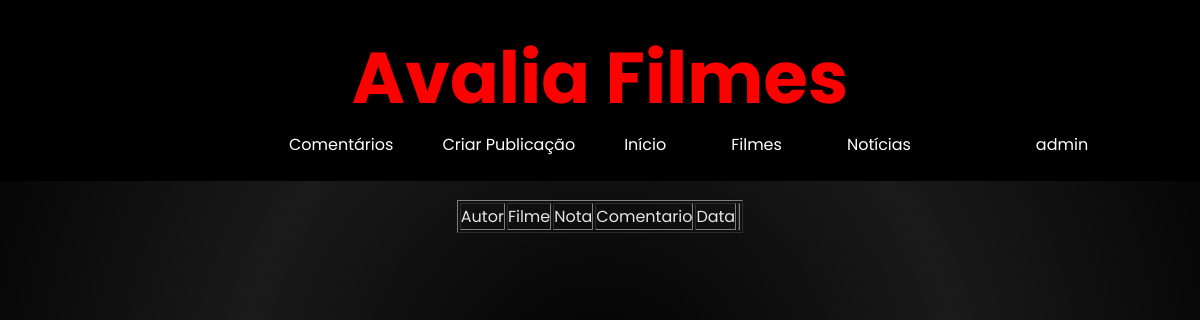
Before: /admin/rates.php (signed in) with the older database file.
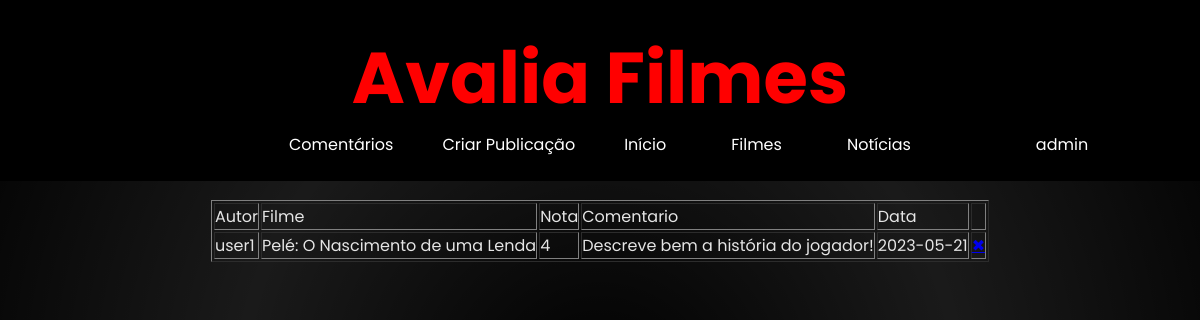
After: the same page with the newer database file.
### tables this page shows
CREATE TABLE `avalia` (
  `id` int(11) NOT NULL,
  `id_filme` int(11) DEFAULT NULL,
  `id_usuario` int(11) DEFAULT NULL,
  `nota` float DEFAULT NULL,
  `comentario` varchar(500) DEFAULT NULL,
  `datac` date DEFAULT NULL
);

CREATE TABLE `usuarios` (
  `id` int(11) NOT NULL,
  `tipo` varchar(255) DEFAULT NULL,
  `nome` varchar(255) DEFAULT NULL,
  `email` varchar(255) DEFAULT NULL,
  `senha` varchar(255) DEFAULT NULL,
  `data_de_nascimento` date DEFAULT NULL
);

CREATE TABLE `filmes` (
  `id` int(11) NOT NULL,
  `titulo` varchar(255) DEFAULT NULL,
  `descricao` varchar(1000) DEFAULT NULL,
  `imagem` varchar(255) DEFAULT NULL,
  `datac` date DEFAULT NULL
);

### admin/rates.php (the view, shortened to what this page needs)
<?php
include '../components/header.php';
?>
<!DOCTYPE html>
<html lang="pt-br">
<head>
  <link rel="stylesheet" href="../styles/style.css" />
  <link rel="stylesheet" href="../styles/header.css">
</head>
<body>
  <section id="container">
    <table border="1px" style="margin: 0 auto">
      <tr>
        <td>Autor</td>
        <td>Filme</td>
        <td>Nota</td>
        <td>Comentario</td>
        <td>Data</td>
        <td></td>
      </tr>
      <?php
      include '../server/connection.php';
      $query = "select a.id, a.nota, a.comentario, a.datac, u.nome, f.titulo from avalia a, usuarios u, filmes f where a.id_filme=f.id and a.id_usuario=u.id";
      $result = mysqli_query($connection, $query);
      while ($comment = mysqli_fetch_array($result)) {
        $id = $comment['id'];
        $usuario = $comment['nome'];
        $filme = $comment['titulo'];
        $data = $comment['datac'];
        $comentario = $comment['comentario'];
        $nota = $comment['nota'];
        echo "<tr>
                  <td>$usuario</td>
                  <td>$filme</td>
                  <td>$nota</td>
                  <td>$comentario</td>
                  <td>$data</td>
                  <td><a href='../server/excluiComentario.php?id=$id'>&#10006;</a></td>
                </tr>";
      }
      ?>
    </table>
  </section>
</body>
</html>

### components/header.php (shortened to what this page needs)
<header>
    <div>
        <h1>Avalia Filmes</h1>
    </div>
    <div class="menu">
        <nav>
            <div>
                <ul>
                    <?php
                    if (isset($_SESSION['tipo']) && $_SESSION['tipo']==0) {
                        echo "<li> <a class='navLink' href='../index.php'>Comentários</a></li>";
                        echo "<li> <a class='navLink' href='../index.php'>Criar Publicação</a></li>";
                    }
                    ?>
                    <li> <a class="navLink" href="../index.php">Início</a></li>
                    <li>
                        <div class="dropdown">
                            <label class="dropbtn">Filmes</label>
                        </div>
                    </li>
                    <li> <a class="navLink" href="../pages/news.php">Notícias</a></li>
                </ul>
            </div>
        </nav>
        <?php
        if (!isset($_SESSION['id'])) {
            echo "<div class='login'>
            <div class='dropdown'>
            <label class='dropbtn'>Conta</label>
            <div class='dropdown-content'>
                <div class='losangle'></div>
                <label class='navLink' onclick='openDialog()'>Login</label>
                <a class='navLink' href='../server/logout.php'>Cadastro</a>
            </div>
        </div></div>";
        } else {
            $nome = $_SESSION['nome'];
            echo "<div class='login'>
            <div class='dropdown'>
            <label class='dropbtn'>$nome</label>
            <div class='dropdown-content'>
                <div class='losangle'></div>
                <label class='navLink'>Minha conta</label>
                <a class='navLink' href='../server/logout.php'>Sair</a>
            </div>
        </div></div>";
        }
        ?>
    </div>
</header>

### styles/style.css (style rules this page uses)
* { box-sizing: border-box; margin: 0; padding: 0; font-family: 'Poppins', sans-serif; scroll-behavior: smooth; }
body { width: 100vw; height: 100vh; overflow-x: hidden; background: rgb(0, 0, 0); background: radial-gradient(circle, rgba(0, 0, 0, 1) 0%, rgba(0, 0, 0, 0.896796218487395) 50%, rgba(0, 0, 0, 1) 100%); color: #e5e5e5; overflow: scroll; scrollbar-width: thin; scrollbar-color: black transparent; font-size: 16px; }
#container { width: 70vw; height: 75vh; position: absolute; bottom: 0; left: 15vw; padding-bottom: 16px; }

### styles/header.css (style rules this page uses)
header { display: flex; width: 100vw; height: auto; top: 0; position: fixed; z-index: 2; background-color: #000; align-content: center; align-items: center; flex-direction: column; padding: 2vw; }
h1 { font-size: 4.5em; color: #ff0000; }
nav, nav>div { width: 60vw; }
.menu { display: flex; justify-content: center; width: 80%; }
ul { width: 100%; display: flex; list-style: none; justify-content: space-evenly; align-items: center; }
ul>li { width: fit-content; display: flex; justify-content: center; font-size: 1em; }
.navLink { text-decoration: none; color: #fff; }
.login { max-width: 3vw; max-height: 3vw; display: flex; flex-direction: row-reverse; justify-content: center; align-items: center; position: absolute; right: 10vw; }
.dropbtn { background-color: transparent; color: white; padding: 16px; font-size: 16px; border: none; }
.dropdown { position: relative; display: inline-block; }

Changed rows visible on the page:
added avalia: id_usuario.nome "user1", id_filme.titulo "Pelé: O Nascimento de uma Lenda", nota "4", comentario "Descreve bem a história do jogador!", datac "2023-05-21"
